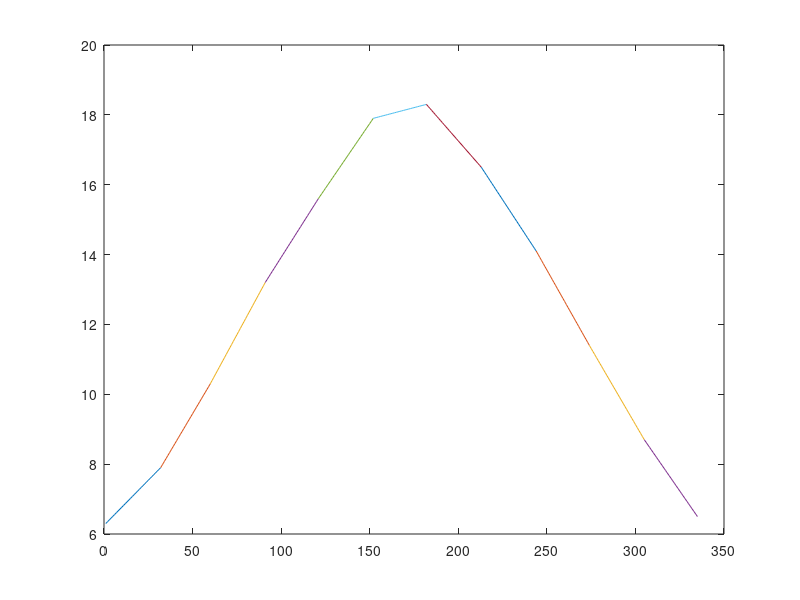

Here is the MATLAB script that generated this plot: (Note: this script raises an error after producing the figure.)
% Mätdata:
h = [6.3 7.9 10.3 13.2 15.6 17.9 18.3 16.5 14.1 11.4 8.7 6.5];
m = [1 32 60 91 121 152 182 213 244 274 305 335];

% Linjär interpolation:
% y = c2*x + c1

% Skapar en for-slinga som g�r en linj�r interpolation om och om igen f�r
% tv� punkter i m�tdatat tills det att alla m�tdatan �r anv�nda.
for i = 1 : length(m)-1
    mi = [m(i) m(i+1)]; % Detta skapar en 2x1-matris med de tv� aktuella dagarna
    hi = [h(i) h(i+1)]' % Detta skapar en 1x2-matris med de tv� m�tv�rderna f�r timmarna
    A = [ones(size(mi)); mi]' % Detta skapar en systemmatris
    c = A \ hi                % Detta ber�knar konstanterna
    c1 = c(1);
    c2 = c(2);
    I = m(i) : m(i+1);        % H�r skapar jag det intervall som ska plottas f�r 
                              % kurvan i loopen, dvs bara mellan de
                              % aktuella punkterna. 
                              
    y = @(x) c1 + c2*x;       % Detta �r funktionen i sig
    plot(I,y(I))              
    hold on
    
end
plot(m,h, 'X')
hold on

